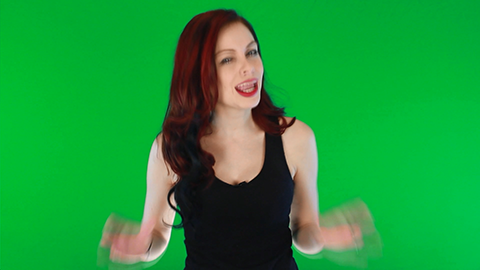
//> input picture capter4/ex4/ex4/1.bmp, 480 x 270 px
$ ./main   (built with g++ and OpenCV 4)
//> lines starting //> are read from the running program, lines starting //| are printed output that depends on the picture
#include "opencv2/opencv.hpp"
#include <iostream>
using namespace cv;
using namespace std;

/*
图像的引用与复制问题
1 只复制信息头
2 把信息头和数据矩阵都复制过来
*/
int main(int argc, char** argv)
{
	Mat a, c;	//定义了两个信息头
	a = imread("1.bmp");
//> a is the input picture: 270 rows x 480 cols, CV_8UC3; mean B, G, R 58.7, 150.7, 29.9
	Mat b(a);   //只复制了信息头和矩阵指针，而不复制矩阵数据，因为矩阵指针已经指向了矩阵数据
	c = a;		//复制了信息头和矩阵指针
	/*上面3个变量都指向了同一个图像数据矩阵*/

	//感兴趣区域
	Mat d(a,Rect(10,10,100,100));
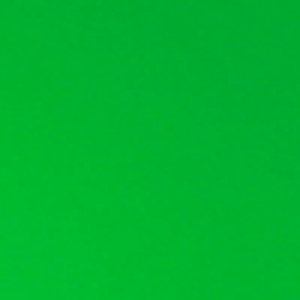
//> d: 100 rows x 100 cols, CV_8UC3 (shown 3 times larger); mean B, G, R 47.5, 178, 0
	Mat e = a(Range::all(), Range(1,30));
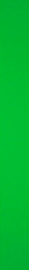
//> e: 270 rows x 29 cols, CV_8UC3; mean B, G, R 48.2, 183.5, 0

	Mat f = a.clone();	//把a的信息头和矩阵数据都复制了一遍到f
	Mat g;
	a.copyTo(g);		//把a的信息头和矩阵数据都复制了一遍到g

	Mat m(2, 2, CV_8UC3, Scalar(0, 0, 255));	//直接用构造函数
	cout << "m = " << endl << " " << m << endl;

	IplImage* img = cvLoadImage("1.bmp",1);
	Mat mtx(img);								//把IplImage转换成Mat
	imshow("mtx",mtx);

	Mat n;
	n.create(4, 4, CV_8UC(2));					//用create开辟内存
	cout << "n = " << endl << " " << n << endl;

	//对小矩阵用逗号分隔符初始化函数
	Mat C = (Mat_<double>(3,3) << 0, -1, 0, -1, 5, -1, 0, -1, 0);
	cout << "C = " << endl << " " << C << endl;

	//为已存在的对象创建新信息头
	Mat RowClone = C.row(1).clone();			//复制了第2行的数据
	cout << "RowClone = " << endl << " " << RowClone << endl << endl;

	//格式化输出图像
	Mat r = Mat(6, 6, CV_8UC3);
	randu(r, Scalar::all(0), Scalar::all(255));
	// [4 lines of commented-out code are left out]

	Point2f p(6,2);
	cout << "【二维点】 p = " << p << ";\n" << endl;

	Point3f p3(6,2,0);
	cout << "【三维点】 p3 = " << p3 << ";\n" << endl;

	vector<float> v;
	v.push_back(3);
	v.push_back(5);
	v.push_back(7);
	cout << "【基于Mat的vector】 shortvet = " << endl <<  " " << Mat(v) << ";\n" << endl;

	vector<Point2f> points(20);
	for(size_t i = 0; i < points.size(); ++i)
		points[i] = Point2f((float)(i * 5), (float)(i % 7));
	cout << "【二维点向量】points = " << endl << " " << points << ";";

	/*
	常用数据结构与函数
	1 点的表示：Point类
	2 颜色的表示：Scalar类
	3 尺寸的表示：Size类
	4 矩形的表示：Rect类
	5 颜色空间转换：cvtColor()函数
	*/

	waitKey(0);
	return 0;
}
